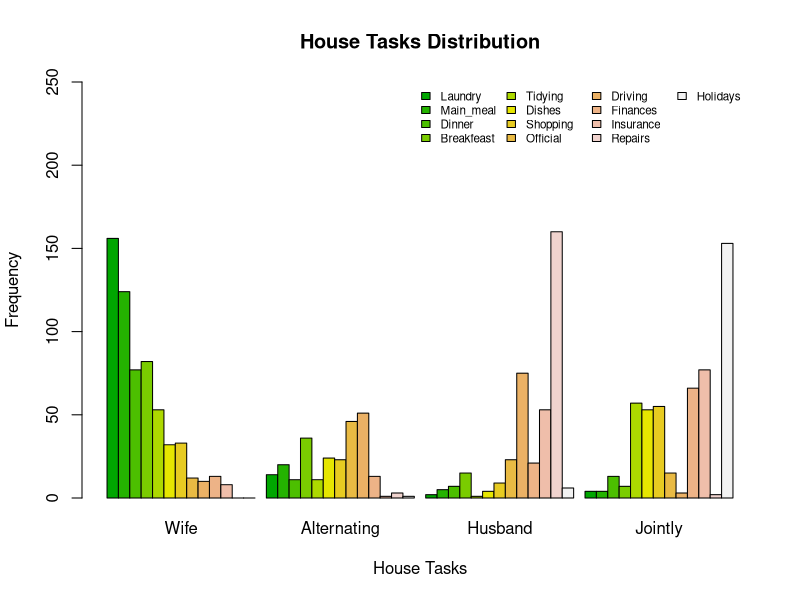
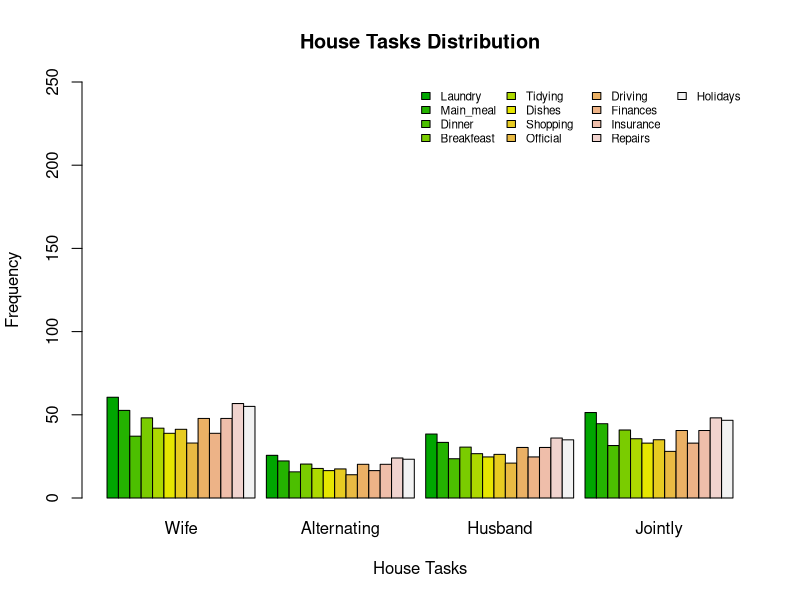

Source code (R) for these figures, in order:
# Arwa Hamed Alshanbari

## read file
my_data <- read.table("housetasks.txt")
my_data

# Q1. Compute chi-square test in R and discuss the tasks distribution
chisq_test = chisq.test(my_data)
print(chisq_test)

" The p-value is extremely small which is strong evidence to 
  reject the null hypothesis. 
  This means there is a relationship between the type of task and 
  the individuals responsible for those tasks.
  The large chi-square indicates a substantial discrepancy between the observed 
  and expected frequencies in the contingency table."

# Q2. Extract the observed and expected counts from the result of the test:
# Extract observed counts
observed_counts <- chisq_test$observed

# Print observed counts
print("Observed Counts:")
print(observed_counts)

# Extract expected counts
expected_counts <- chisq_test$expected

# Print expected counts
print("Expected Counts:")
print(expected_counts)

# Q3. Visualize the results with the suitable plot/s:
# Visualize the chi-square test results
barplot(observed_counts, beside = TRUE, col = terrain.colors(13), ylim = c(0, 250),
        legend = TRUE, args.legend = list(bty = 'n', x = 'topright', ncol = 4, cex = 0.7), 
        main = "House Tasks Distribution", xlab = "House Tasks", ylab = "Frequency")

barplot(expected_counts, beside = TRUE, col = terrain.colors(13), ylim = c(0, 250),
        legend = TRUE, args.legend = list(bty = 'n', x = 'topright', ncol = 4, cex = 0.7), 
        main = "House Tasks Distribution", xlab = "House Tasks", ylab = "Frequency")






